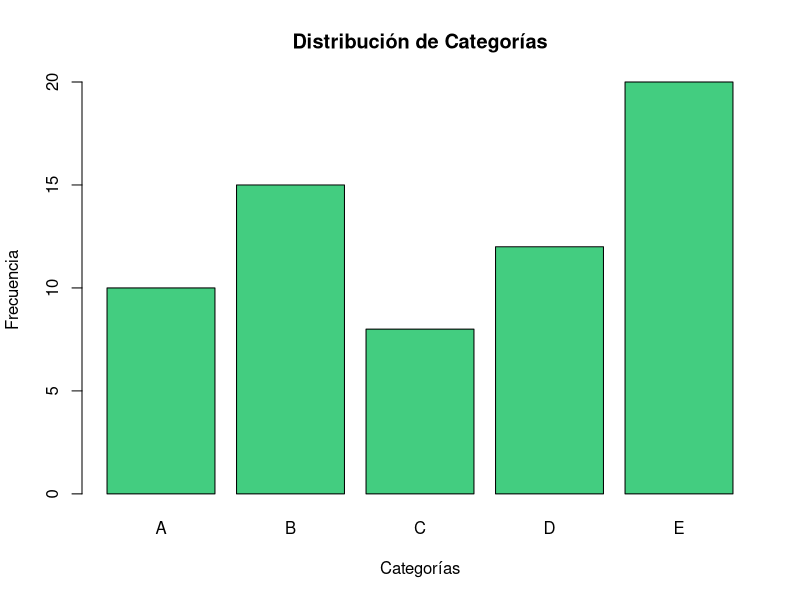

The R source for this figure: (Note: this script raises an error after producing the figure.)
## ---- chunk 1
# Crear datos de ejemplo
categorias <- c("A", "B", "C", "D", "E")
frecuencias <- c(10, 15, 8, 12, 20)

# Crear el gráfico de barras
barplot(frecuencias,
        names.arg = categorias,
        main = "Distribución de Categorías",
        xlab = "Categorías",
        ylab = "Frecuencia",
        col = "seagreen3") # Color más equilibrado

## ---- chunk 2
# Cargar datos mtcars 
data(mtcars) 

# Visualizamos los cinco primeras filas para hacernos una idea de la estructura
head(mtcars)



## ---- chunk 3
# Resumir: Contar cuántos coches hay según número de cilindros (cyl) 
mitabla <- table(mtcars$cyl) 
print(tabla) 
## ---- chunk 4
# Visualizar: Gráfico de barras verticales 
barplot(mitabla,          
        main = "Distribución de Cilindros",         
        xlab = "Número de cilindros",          
        ylab = "Frecuencia",         
        col = c("slategray", "steelblue", "firebrick"),         
        legend = rownames(tabla))  
## ---- chunk 5
# Gráfico de barras horizontales (útil si los nombres de las categorías son largos)
barplot(tabla, 
        main = "Distribución de Cilindros (Horizontal)",
        ylab = "Número de cilindros", 
        xlab = "Frecuencia", 
        horiz = TRUE,
        col = "skyblue")
